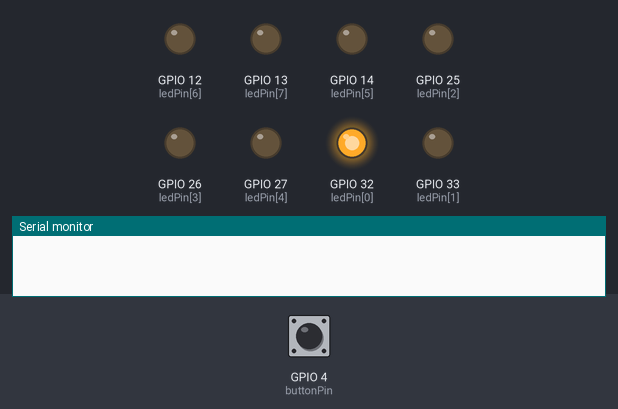
A sketch run on a simulated ESP32. Shown: output pins drawn as LEDs (lit = HIGH), the last lines printed to the serial monitor. The inputs (shaded band) are chosen by the test bench; at power-on: GPIO 4 (buttonPin) HIGH.

Above: at 1.2 s.
1.3 s: GPIO 4 (buttonPin) pulled LOW for 0.15 s
At 2.5 s:
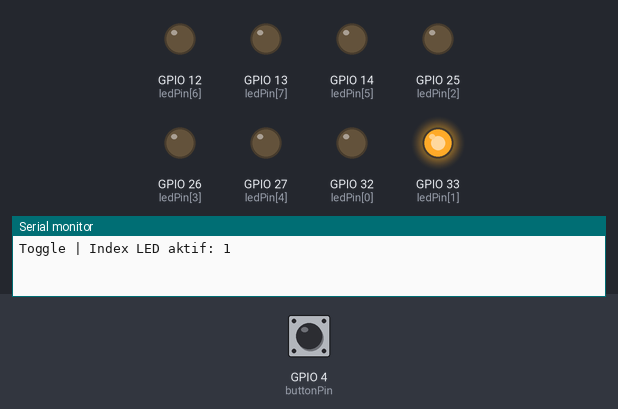
2.9 s: GPIO 4 (buttonPin) pulled LOW for 1 s
At 4.0 s:
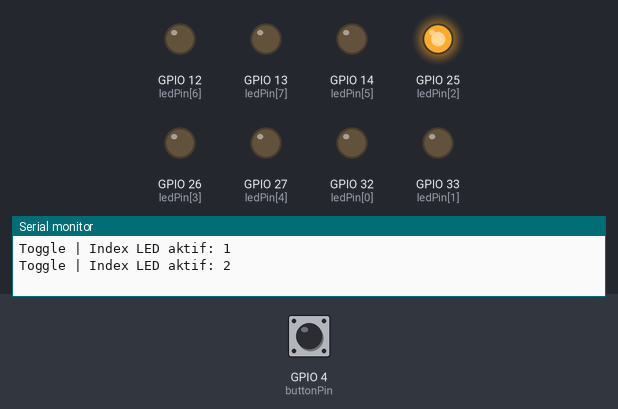
5.4 s: GPIO 4 (buttonPin) pulled LOW for 0.15 s
At 5.9 s:
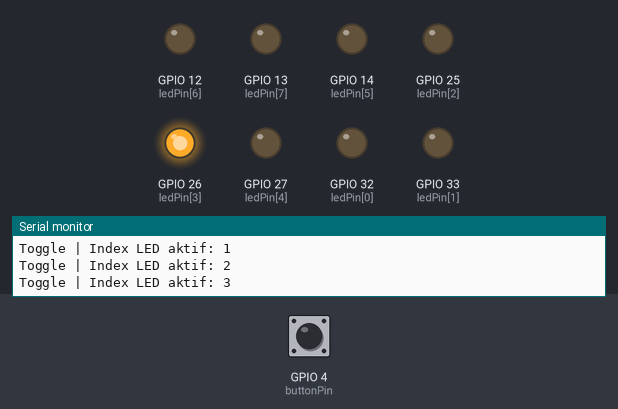
7.0 s: GPIO 4 (buttonPin) pulled LOW for 3.2 s
At 8.3 s:
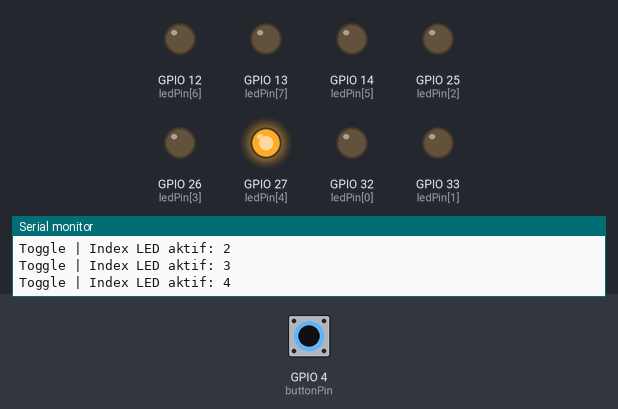
11.7 s: GPIO 4 (buttonPin) pulled LOW for 0.15 s
At 12.9 s:
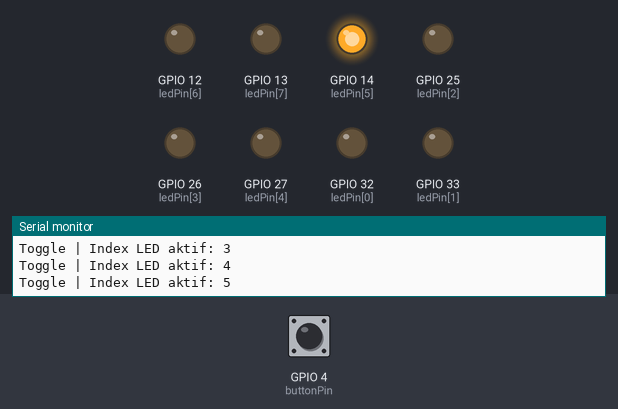
13.3 s: GPIO 4 (buttonPin) pulled LOW for 1 s
At 14.3 s:
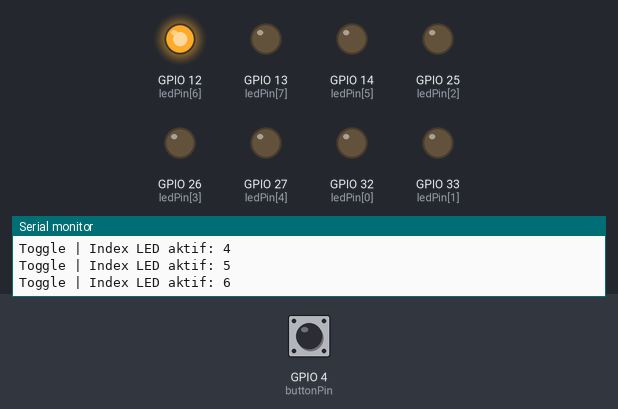
Timing chart, 0 to 16.3 s (numbered marks = the images above; inputs shaded):
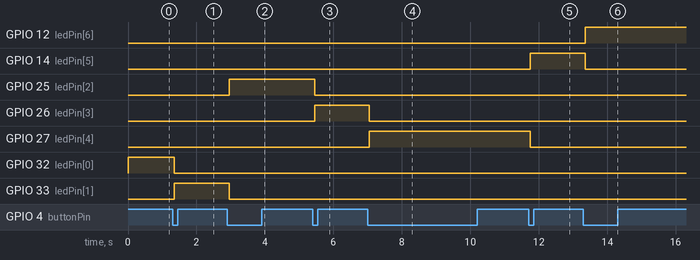

Measured:
- after the input at 1.3 s, GPIO 32 (ledPin[0]): HIGH → LOW after 0.05 s; GPIO 33 (ledPin[1]): LOW → HIGH after 0.05 s
- after the input at 2.9 s, GPIO 25 (ledPin[2]): LOW → HIGH after 0.05 s; GPIO 33 (ledPin[1]): HIGH → LOW after 0.05 s
- after the input at 5.4 s, GPIO 25 (ledPin[2]): HIGH → LOW after 0.05 s; GPIO 26 (ledPin[3]): LOW → HIGH after 0.05 s
- after the input at 7.0 s, GPIO 26 (ledPin[3]): HIGH → LOW after 0.05 s; GPIO 27 (ledPin[4]): LOW → HIGH after 0.05 s
- after the input at 11.7 s, GPIO 14 (ledPin[5]): LOW → HIGH after 0.05 s; GPIO 27 (ledPin[4]): HIGH → LOW after 0.05 s
- after the input at 13.3 s, GPIO 12 (ledPin[6]): LOW → HIGH after 0.05 s; GPIO 14 (ledPin[5]): HIGH → LOW after 0.05 s

The sketch:

Challenge1-WalkingLight.ino
```cpp
// CHALLENGE 1 - Walking light

const int ledPin[] = {32, 33, 25, 26, 27, 14, 12, 13};
// array 8 pin LED, urutan sesuai posisi fisik di breadboard

const int buttonPin = 4;
// pin tombol, sama peran seperti di Guided 2

const unsigned long debounceDelay = 50;
// ambang waktu stabil sebelum sinyal dipercaya - sama seperti Guided 2

int ledNumber = 0;
// index LED yang sedang menyala (pengganti "currentLed" - nama ini kita
// pakai konsisten sejak pseudocode Challenge 1)

int lastReading = HIGH;
// nilai MENTAH pin, diupdate TANPA SYARAT tiap loop - sama peran seperti Guided 2

int buttonState = HIGH;
// nilai yang SUDAH DIPERCAYA setelah lolos debounce - variabel TERPISAH
// dari lastReading, sama seperti Guided 2. INILAH yang tadinya hilang
// di kode "kakak"

unsigned long lastChangeTime = 0;
// kapan lastReading terakhir kali berubah - sama peran seperti Guided 2

void setup() {
  Serial.begin(115200);

  for (int pin : ledPin) {
    pinMode(pin, OUTPUT);
    digitalWrite(pin, LOW);   // LOW = mati (wiring normal)
  }

  pinMode(buttonPin, INPUT_PULLUP);

  digitalWrite(ledPin[0], HIGH); // LED pertama nyala sebelum loop() mulai
}

void loop() {
  int reading = digitalRead(buttonPin);

  if (reading != lastReading) {
    lastChangeTime = millis();
  }

  if (millis() - lastChangeTime > debounceDelay) {
    if (reading != buttonState) {
      buttonState = reading;

      if (buttonState == LOW) {
        digitalWrite(ledPin[ledNumber], LOW);   // matikan LED lama

        ledNumber++;
        if (ledNumber >= 8) {
          ledNumber = 0;
        }

        digitalWrite(ledPin[ledNumber], HIGH);  // nyalakan LED baru

        Serial.print("Toggle | Index LED aktif: ");
        Serial.println(ledNumber);
      }
    }
  }

  lastReading = reading;
}
```
